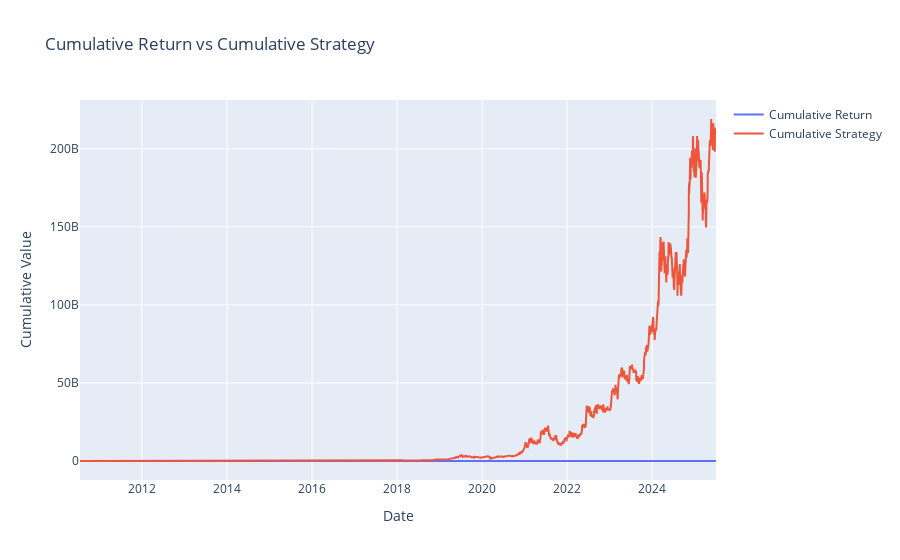

The notebook cell this image was saved under:
### Code cell
# Create the figure
fig = go.Figure()

# Add cumulative return line
fig.add_trace(go.Scatter(
    x=df.index,
    y=df['cum_return'],
    mode='lines',
    name='Cumulative Return'
))

# Add cumulative strategy line
fig.add_trace(go.Scatter(
    x=df.index,
    y=df['cum_strategy'],
    mode='lines',
    name='Cumulative Strategy'
))

# Update layout
fig.update_layout(
    title='Cumulative Return vs Cumulative Strategy',
    xaxis=dict(title='Date'),
    yaxis=dict(title='Cumulative Value')
)

# Show the plot
fig.show()

### Figure 1 — Plotly figure (JSON) as saved in the notebook; plotly's stock layout.template omitted (floating-point values rounded to 4 significant figures; data arrays with more than 128 entries replaced by an {"elided": "..."} marker saying what was removed)
{"data": [{"mode": "lines", "name": "Cumulative Return", "type": "scatter", "x": {"elided": "5464 str values"}, "y": {"elided": "5464 float values"}}, {"mode": "lines", "name": "Cumulative Strategy", "type": "scatter", "x": {"elided": "5464 str values"}, "y": {"elided": "5464 float values"}}], "layout": {"title": {"text": "Cumulative Return vs Cumulative Strategy"}, "xaxis": {"title": {"text": "Date"}}, "yaxis": {"title": {"text": "Cumulative Value"}}}}
